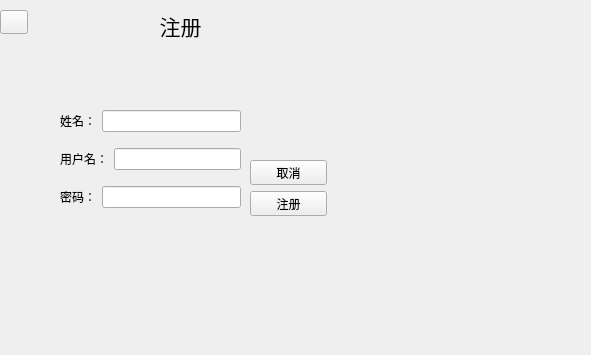
<?xml version="1.0" encoding="UTF-8"?>
<ui version="4.0">
 <class>registwidget</class>
 <widget class="QWidget" name="registwidget">
  <property name="geometry">
   <rect>
    <x>0</x>
    <y>0</y>
    <width>591</width>
    <height>355</height>
   </rect>
  </property>
  <property name="windowTitle">
   <string>Form</string>
  </property>
  <widget class="QWidget" name="layoutWidget">
   <property name="geometry">
    <rect>
     <x>60</x>
     <y>100</y>
     <width>181</width>
     <height>121</height>
    </rect>
   </property>
   <layout class="QVBoxLayout" name="verticalLayout">
    <item>
     <layout class="QHBoxLayout" name="horizontalLayout">
      <item>
       <widget class="QLabel" name="label">
        <property name="text">
         <string>姓名：</string>
        </property>
       </widget>
      </item>
      <item>
       <widget class="QLineEdit" name="NamelineEdit"/>
      </item>
     </layout>
    </item>
    <item>
     <layout class="QHBoxLayout" name="horizontalLayout_2">
      <item>
       <widget class="QLabel" name="label_2">
        <property name="text">
         <string>用户名：</string>
        </property>
       </widget>
      </item>
      <item>
       <widget class="QLineEdit" name="UseNamelineEdit"/>
      </item>
     </layout>
    </item>
    <item>
     <layout class="QHBoxLayout" name="horizontalLayout_3">
      <item>
       <widget class="QLabel" name="label_3">
        <property name="text">
         <string>密码：</string>
        </property>
       </widget>
      </item>
      <item>
       <widget class="QLineEdit" name="passwordlineEdit"/>
      </item>
     </layout>
    </item>
   </layout>
  </widget>
  <widget class="QWidget" name="layoutWidget">
   <property name="geometry">
    <rect>
     <x>250</x>
     <y>160</y>
     <width>77</width>
     <height>56</height>
    </rect>
   </property>
   <layout class="QVBoxLayout" name="verticalLayout_2">
    <item>
     <widget class="QPushButton" name="cancelbtn">
      <property name="text">
       <string>取消</string>
      </property>
     </widget>
    </item>
    <item>
     <widget class="QPushButton" name="registbtn">
      <property name="text">
       <string>注册</string>
      </property>
     </widget>
    </item>
   </layout>
  </widget>
  <widget class="QPushButton" name="returnbtn">
   <property name="geometry">
    <rect>
     <x>0</x>
     <y>10</y>
     <width>28</width>
     <height>24</height>
    </rect>
   </property>
   <property name="text">
    <string/>
   </property>
   <property name="icon">
    <iconset resource="resource.qrc">
     <normaloff>:/return.png</normaloff>:/return.png</iconset>
   </property>
  </widget>
  <widget class="QLabel" name="label_4">
   <property name="geometry">
    <rect>
     <x>150</x>
     <y>10</y>
     <width>61</width>
     <height>31</height>
    </rect>
   </property>
   <property name="font">
    <font>
     <pointsize>16</pointsize>
    </font>
   </property>
   <property name="text">
    <string>注册</string>
   </property>
   <property name="alignment">
    <set>Qt::AlignmentFlag::AlignCenter</set>
   </property>
  </widget>
 </widget>
 <resources>
  <include location="resource.qrc"/>
 </resources>
 <connections/>
</ui>
